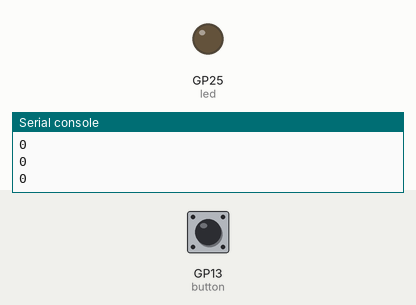
This program was run on a simulated Raspberry Pi Pico running MicroPython. Parts: output pins drawn as LEDs (lit = HIGH), the last lines printed to the serial console. The test bench sets the inputs (shaded band); at power-on: GP13 (button) HIGH.

Above: at 1.2 s.
1.3 s: GP13 (button) pulled LOW for 0.15 s
At 1.39 s:
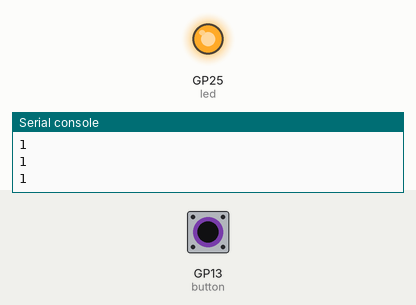
2.9 s: GP13 (button) pulled LOW for 3.2 s
At 6.5 s:
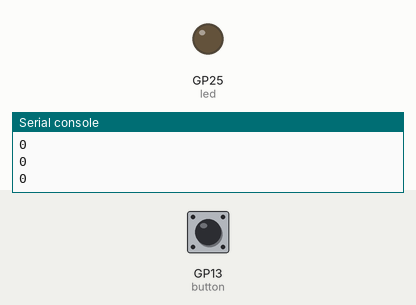
Timing chart, 0 to 8.0 s (numbered marks = the images above; inputs shaded):
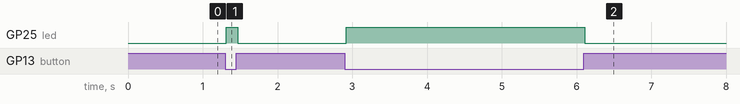

The program:

main.py
```python
from machine import Pin
import time

button = Pin(13, Pin.IN, Pin.PULL_UP)
led = Pin(25, Pin.OUT)

def read_button(button):
    if not button.value():
        print(1)
        time.sleep(0.01) # check state at 100Hz (higher than camera anyways)
        led.value(1)
    else:
        print(0)
        time.sleep(0.01)
        led.value(0)

try:
    while True:
        read_button(button)

except:
    pass
```

Measured:
- after the input at 1.3 s, GP25 (led): LOW → HIGH at once, → LOW 0.15 s later
- after the input at 2.9 s, GP25 (led): LOW → HIGH at once, → LOW 3.2 s later
